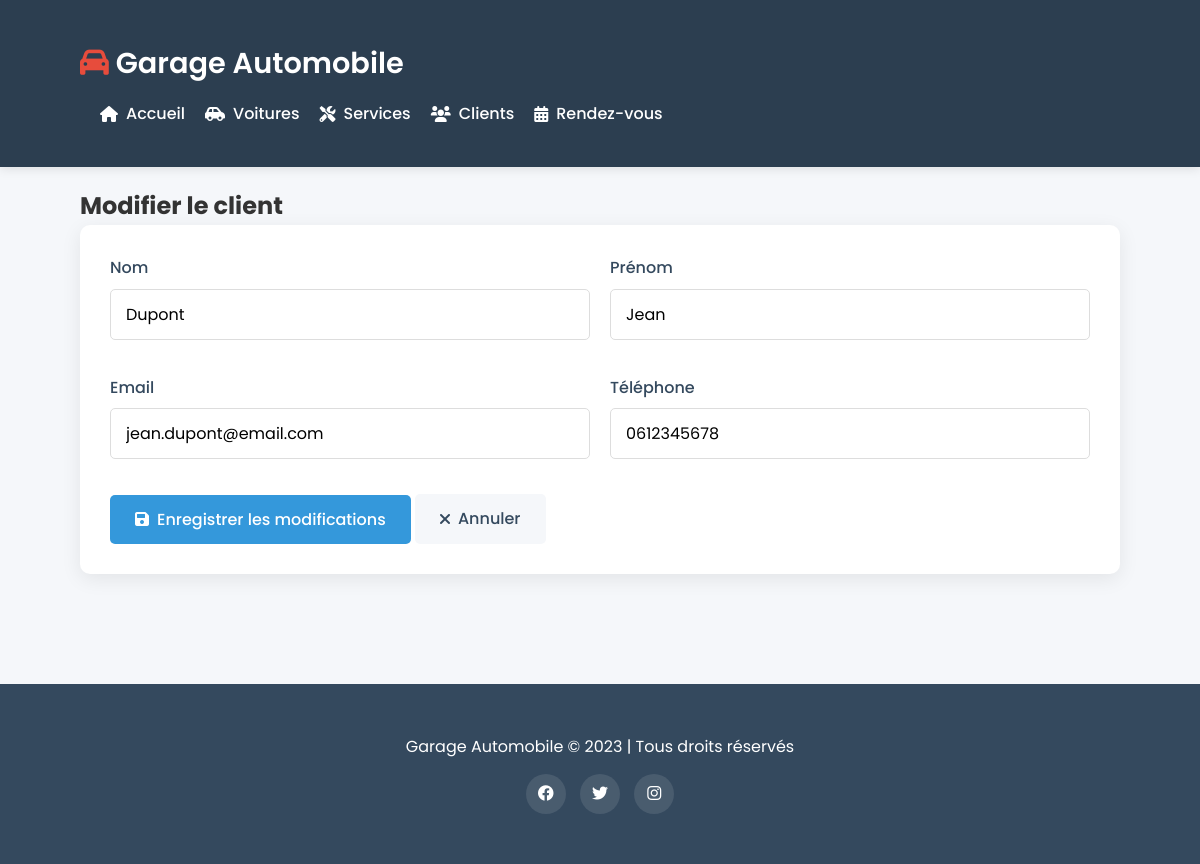
/edit_client.php?id=1, run on the app's committed database.
### tables this page shows
CREATE TABLE clients (
    id INT AUTO_INCREMENT PRIMARY KEY,
    nom VARCHAR(50) NOT NULL,
    prenom VARCHAR(50) NOT NULL,
    email VARCHAR(100) UNIQUE,
    telephone VARCHAR(20) NOT NULL
);

### web/edit_client.php (the view, shortened to what this page needs)
<?php
include 'includes/db.php';
$id = $_GET['id'];
$stmt = $pdo->prepare("SELECT * FROM clients WHERE id = ?");
$stmt->execute([$id]);
$client = $stmt->fetch();
include 'includes/header.php';
?>
<section id="edit-client">
    <h2>Modifier le client</h2>
    <div class="form-container">
        <form method="POST">
            <div class="form-row">
                <div class="form-group">
                    <label>Nom</label>
                    <input type="text" name="nom" value="<?= $client['nom'] ?>" required>
                </div>
                <div class="form-group">
                    <label>Prénom</label>
                    <input type="text" name="prenom" value="<?= $client['prenom'] ?>" required>
                </div>
            </div>
            <div class="form-row">
                <div class="form-group">
                    <label>Email</label>
                    <input type="email" name="email" value="<?= $client['email'] ?>">
                </div>
                <div class="form-group">
                    <label>Téléphone</label>
                    <input type="text" name="telephone" value="<?= $client['telephone'] ?>" required>
                </div>
            </div>
            <button type="submit" class="btn">
                <i class="fas fa-save"></i> Enregistrer les modifications
            </button>
            <a href="clients.php" class="btn" style="background: var(--light-gray); color: var(--dark);">
                <i class="fas fa-times"></i> Annuler
            </a>
        </form>
    </div>
</section>
<?php include 'includes/footer.php'; ?>

### web/assets/css/style.css (style rules this page uses)
:root { --primary: #2c3e50; --secondary: #3498db; --accent: #e74c3c; --light: #ecf0f1; --dark: #34495e; --success: #2ecc71; --warning: #f39c12; --danger: #e74c3c; --light-gray: #f5f7fa; --text: #333; }
* { margin: 0; padding: 0; box-sizing: border-box; font-family: 'Poppins', sans-serif; }
body { background-color: var(--light-gray); color: var(--text); line-height: 1.6; }
.btn { background: var(--secondary); color: white; border: none; padding: 12px 25px; border-radius: 5px; cursor: pointer; font-size: 16px; font-weight: 500; transition: all 0.3s; display: inline-flex; align-items: center; gap: 8px; text-decoration: none; }
.form-container, .table-container { background: white; padding: 30px; border-radius: 10px; box-shadow: 0 5px 20px rgba(0,0,0,0.08); margin-bottom: 40px; }
.form-row { display: flex; gap: 20px; margin-bottom: 20px; }
.form-group { flex: 1; margin-bottom: 15px; }
.form-group label { display: block; margin-bottom: 8px; font-weight: 500; color: var(--dark); }
.form-group input, .form-group textarea, .form-group select { width: 100%; padding: 12px 15px; border: 1px solid #ddd; border-radius: 5px; font-size: 16px; transition: all 0.3s; }

### data on the page
clients: nom "Dupont", prenom "Jean", email "jean.dupont@email.com", telephone "0612345678"
